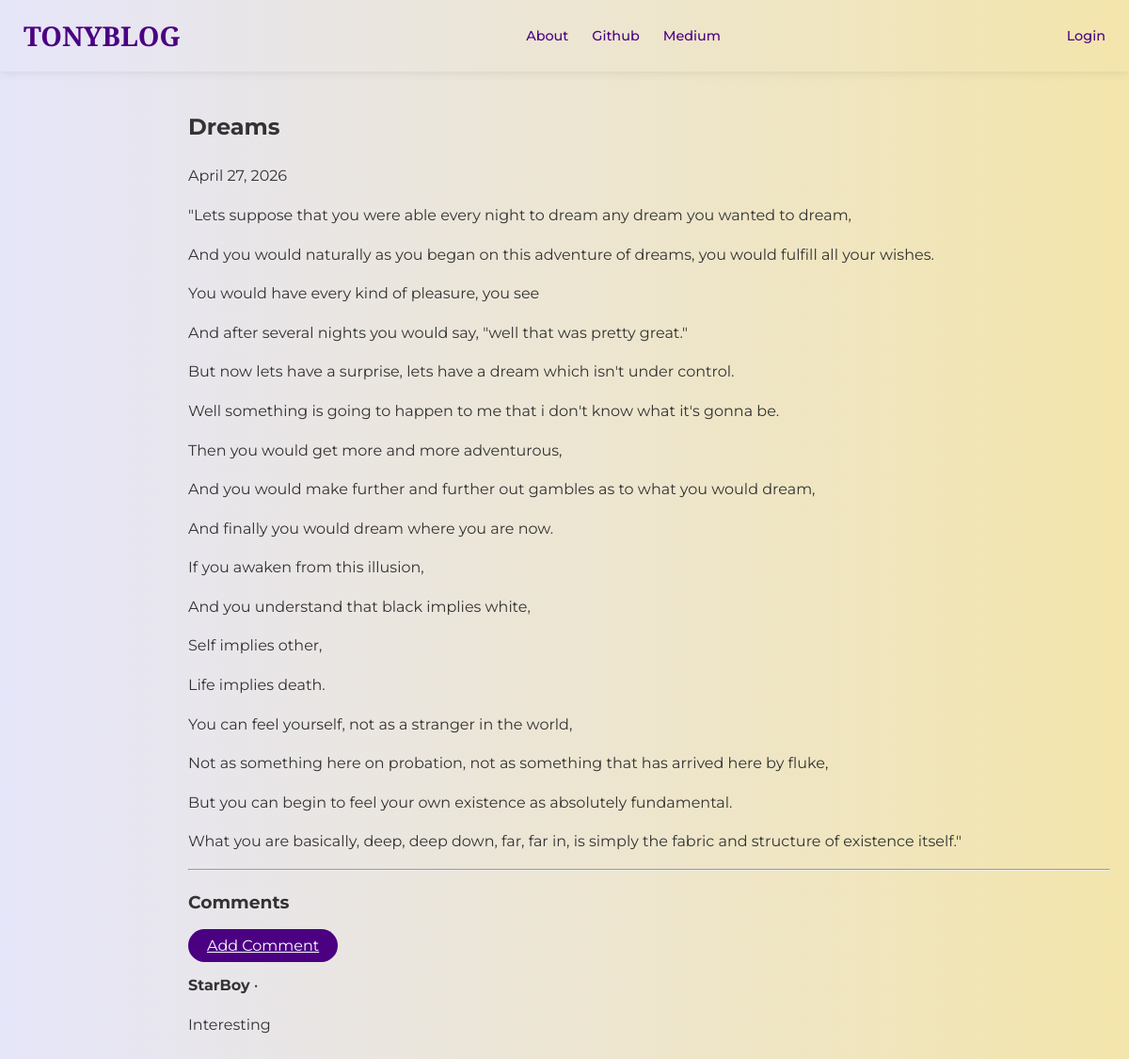
The app's page /post/14/ with its own data.
### Blog_app/models.py (models this page shows, shortened)
class Post(models.Model):
    author = models.ForeignKey('auth.User',on_delete=models.CASCADE)
    title = models.CharField(max_length=200)
    text = models.TextField()
    create_date = models.DateTimeField(default=timezone.now)
    published_date = models.DateTimeField(blank=True, null=True)

class Comment(models.Model):
    post =models.ForeignKey('Blog_app.Post', related_name='comments',on_delete=models.CASCADE)
    author = models.CharField(max_length = 200)
    text = models.TextField()
    create_date = models.DateTimeField(default=timezone.now)
    approved_comment = models.BooleanField(default=False)

### Blog_app/views.py (the view)
# urls.py: path('post/<int:pk>/', views.PostDetailView.as_view(), name='post_detail'),
class PostDetailView(DetailView):
     model = Post
     template_name = 'blog_app/post_detail.html'

### Blog_app/templates/blog_app/post_detail.html (shortened to what this page needs)
{% extends "blog_app/base.html" %}
{% block body_block %}
<article class="post-detail">
    <h1 class="posttitle loader">{{ post.title }}</h1>
    <div class="post-meta">
        {% if post.published_date %}
            <span class="postdate">{{ post.published_date|date:"F d, Y" }}</span>
        {% else %}
            <a class="btn-cta" href="{% url 'Blog_app:post_publish' pk=post.pk %}">Publish Post</a>
        {% endif %}
    </div>
    <div class="postcontent">
        {{ post.text|safe|linebreaksbr }}
    </div>
    <hr class="divider">
    <section class="comments-section">
        <h3>Comments</h3>
        <a class="btn-cta small" href="{% url 'Blog_app:add_comment_to_post' pk=post.pk %}">Add Comment</a>
        <div class="comment-container">
            {% for comment in post.comments.all %}
                {% if user.is_authenticated or comment.approved_comment %}
                    <div class="comment-card">
                        <p class="comment-meta"><strong>{{ comment.author }}</strong> • {{ comment.created_date|date:"M d, Y" }}</p>
                        <p>{{ comment.text|safe|linebreaks }}</p>
                    </div>
                {% endif %}
            {% empty %}
                <p>No comments yet.</p>
            {% endfor %}
        </div>
    </section>
</article>
{% endblock %}

### static/css/main.css (style rules this page uses)
body { background: linear-gradient(90deg, #E6E6FA 0%, #F3E5AB 100%); font-family: 'Inter', sans-serif; margin: 0; }

### static/css/navbar.css (style rules this page uses)
body { margin: 0; padding: 0; font-family: 'Montserrat', sans-serif; line-height: 1.6; color: #333; }
.btn-cta { background-color: #4B0082; color: #fff !important; padding: 8px 20px; border-radius: 50px; }

### static/css/loader.css (style rules this page uses)
.loader { filter:hue-rotate(0deg); color:linear-gradient(45deg,#0f8,#08f); animation:hue 10000ms infinite linear; }

### records on screen
Post: title "Dreams", published_date "April 27, 2026", text "\"Lets suppose that you were able every night to dream any dream you wanted to dream, And you would naturally as you began on this adventure of dreams, you would fulfill all your wishes. You would have every kind of pleasure, you see And after several nights you would say, \"well that was pretty great.\" But now lets have a surprise, lets have a dream which isn't under control. Well something is going to happen to me that i don't know what it's gonna be. Then you would get more and more adventurous, And you would make further and further out gambles as to what you would dream, And finally you would dream where you are now. If you awaken from this illusion, And you understand that black implies…"
Comment: author "StarBoy", text "Interesting"
